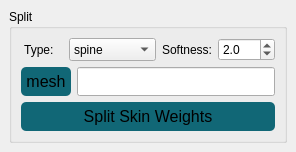
<?xml version="1.0" encoding="UTF-8"?>
<ui version="4.0">
 <class>splitSkinUI</class>
 <widget class="QMainWindow" name="splitSkinUI">
  <property name="geometry">
   <rect>
    <x>0</x>
    <y>0</y>
    <width>296</width>
    <height>138</height>
   </rect>
  </property>
  <property name="sizePolicy">
   <sizepolicy hsizetype="Preferred" vsizetype="Preferred">
    <horstretch>6</horstretch>
    <verstretch>0</verstretch>
   </sizepolicy>
  </property>
  <property name="windowTitle">
   <string>splitSkin_v01</string>
  </property>
  <widget class="QWidget" name="centralwidget">
   <layout class="QHBoxLayout" name="horizontalLayout">
    <item>
     <widget class="QGroupBox" name="sp_gb">
      <property name="sizePolicy">
       <sizepolicy hsizetype="Preferred" vsizetype="Expanding">
        <horstretch>0</horstretch>
        <verstretch>0</verstretch>
       </sizepolicy>
      </property>
      <property name="title">
       <string>Split</string>
      </property>
      <property name="checkable">
       <bool>false</bool>
      </property>
      <layout class="QVBoxLayout" name="verticalLayout">
       <item>
        <layout class="QHBoxLayout" name="sp_gb_ht1">
         <item>
          <widget class="QLabel" name="split_type_label">
           <property name="sizePolicy">
            <sizepolicy hsizetype="Preferred" vsizetype="Preferred">
             <horstretch>0</horstretch>
             <verstretch>0</verstretch>
            </sizepolicy>
           </property>
           <property name="minimumSize">
            <size>
             <width>0</width>
             <height>0</height>
            </size>
           </property>
           <property name="text">
            <string> Type:</string>
           </property>
          </widget>
         </item>
         <item>
          <widget class="QComboBox" name="splite_type_cb">
           <property name="sizePolicy">
            <sizepolicy hsizetype="Preferred" vsizetype="Preferred">
             <horstretch>0</horstretch>
             <verstretch>0</verstretch>
            </sizepolicy>
           </property>
           <item>
            <property name="text">
             <string>spine</string>
            </property>
           </item>
           <item>
            <property name="text">
             <string>belt</string>
            </property>
           </item>
           <item>
            <property name="text">
             <string>brow</string>
            </property>
           </item>
           <item>
            <property name="text">
             <string>transverse</string>
            </property>
           </item>
           <item>
            <property name="text">
             <string>cloth</string>
            </property>
           </item>
           <item>
            <property name="text">
             <string>eyes</string>
            </property>
           </item>
          </widget>
         </item>
         <item>
          <widget class="QLabel" name="split_softness_label">
           <property name="text">
            <string>Softness:</string>
           </property>
          </widget>
         </item>
         <item>
          <widget class="QDoubleSpinBox" name="split_softness_dsb">
           <property name="sizePolicy">
            <sizepolicy hsizetype="Minimum" vsizetype="Preferred">
             <horstretch>0</horstretch>
             <verstretch>0</verstretch>
            </sizepolicy>
           </property>
           <property name="decimals">
            <number>1</number>
           </property>
           <property name="value">
            <double>2.000000000000000</double>
           </property>
          </widget>
         </item>
        </layout>
       </item>
       <item>
        <layout class="QHBoxLayout" name="sp_gb_ht2" stretch="0,1">
         <item>
          <widget class="QPushButton" name="loadMesh_btn">
           <property name="sizePolicy">
            <sizepolicy hsizetype="Minimum" vsizetype="Preferred">
             <horstretch>0</horstretch>
             <verstretch>0</verstretch>
            </sizepolicy>
           </property>
           <property name="minimumSize">
            <size>
             <width>20</width>
             <height>0</height>
            </size>
           </property>
           <property name="font">
            <font>
             <pointsize>12</pointsize>
            </font>
           </property>
           <property name="toolTip">
            <string>&lt;!DOCTYPE HTML PUBLIC &quot;-//W3C//DTD HTML 4.0//EN&quot; &quot;http://www.w3.org/TR/REC-html40/strict.dtd&quot;&gt;
&lt;html&gt;&lt;head&gt;&lt;meta name=&quot;qrichtext&quot; content=&quot;1&quot; /&gt;&lt;style type=&quot;text/css&quot;&gt;
p, li { white-space: pre-wrap; }
&lt;/style&gt;&lt;/head&gt;&lt;body style=&quot; font-family:'Sans Serif'; font-size:12pt; font-weight:400; font-style:normal;&quot;&gt;
&lt;p style=&quot; margin-top:0px; margin-bottom:0px; margin-left:0px; margin-right:0px; -qt-block-indent:0; text-indent:0px;&quot;&gt;Build the next step in the list.&lt;/p&gt;&lt;/body&gt;&lt;/html&gt;</string>
           </property>
           <property name="styleSheet">
            <string notr="true">QPushButton{ 
background-color: qlineargradient(spread:pad, x1:0, y1:1, x2:0, y2:0, stop:1 #116776, stop:0 #116776);
padding: 5px;
border-radius: 5px;
}

QPushButton:hover
{
background-color: #1d8ba3;
border-radius: 5px;
}

QPushButton:pressed
{
background-color: #1d1d1d;
border-radius: 5px;
}

QPushButton:disabled
{
background-color: #4b4b4b;
border-radius: 5px;
}</string>
           </property>
           <property name="text">
            <string>mesh</string>
           </property>
          </widget>
         </item>
         <item>
          <widget class="QLineEdit" name="loadMesh_line">
           <property name="sizePolicy">
            <sizepolicy hsizetype="Minimum" vsizetype="Preferred">
             <horstretch>0</horstretch>
             <verstretch>0</verstretch>
            </sizepolicy>
           </property>
           <property name="minimumSize">
            <size>
             <width>20</width>
             <height>0</height>
            </size>
           </property>
          </widget>
         </item>
        </layout>
       </item>
       <item>
        <widget class="QPushButton" name="splitSkin_btn">
         <property name="sizePolicy">
          <sizepolicy hsizetype="Preferred" vsizetype="Preferred">
           <horstretch>0</horstretch>
           <verstretch>0</verstretch>
          </sizepolicy>
         </property>
         <property name="minimumSize">
          <size>
           <width>0</width>
           <height>0</height>
          </size>
         </property>
         <property name="font">
          <font>
           <pointsize>12</pointsize>
          </font>
         </property>
         <property name="toolTip">
          <string>&lt;!DOCTYPE HTML PUBLIC &quot;-//W3C//DTD HTML 4.0//EN&quot; &quot;http://www.w3.org/TR/REC-html40/strict.dtd&quot;&gt;
&lt;html&gt;&lt;head&gt;&lt;meta name=&quot;qrichtext&quot; content=&quot;1&quot; /&gt;&lt;style type=&quot;text/css&quot;&gt;
p, li { white-space: pre-wrap; }
&lt;/style&gt;&lt;/head&gt;&lt;body style=&quot; font-family:'Sans Serif'; font-size:12pt; font-weight:400; font-style:normal;&quot;&gt;
&lt;p style=&quot; margin-top:0px; margin-bottom:0px; margin-left:0px; margin-right:0px; -qt-block-indent:0; text-indent:0px;&quot;&gt;Build the next step in the list.&lt;/p&gt;&lt;/body&gt;&lt;/html&gt;</string>
         </property>
         <property name="styleSheet">
          <string notr="true">QPushButton{ 
background-color: qlineargradient(spread:pad, x1:0, y1:1, x2:0, y2:0, stop:1 #116776, stop:0 #116776);
padding: 5px;
border-radius: 5px;
}

QPushButton:hover
{
background-color: #1d8ba3;
border-radius: 5px;
}

QPushButton:pressed
{
background-color: #1d1d1d;
border-radius: 5px;
}

QPushButton:disabled
{
background-color: #4b4b4b;
border-radius: 5px;
}</string>
         </property>
         <property name="text">
          <string>Split Skin Weights</string>
         </property>
        </widget>
       </item>
      </layout>
     </widget>
    </item>
   </layout>
  </widget>
 </widget>
 <resources/>
 <connections/>
</ui>
